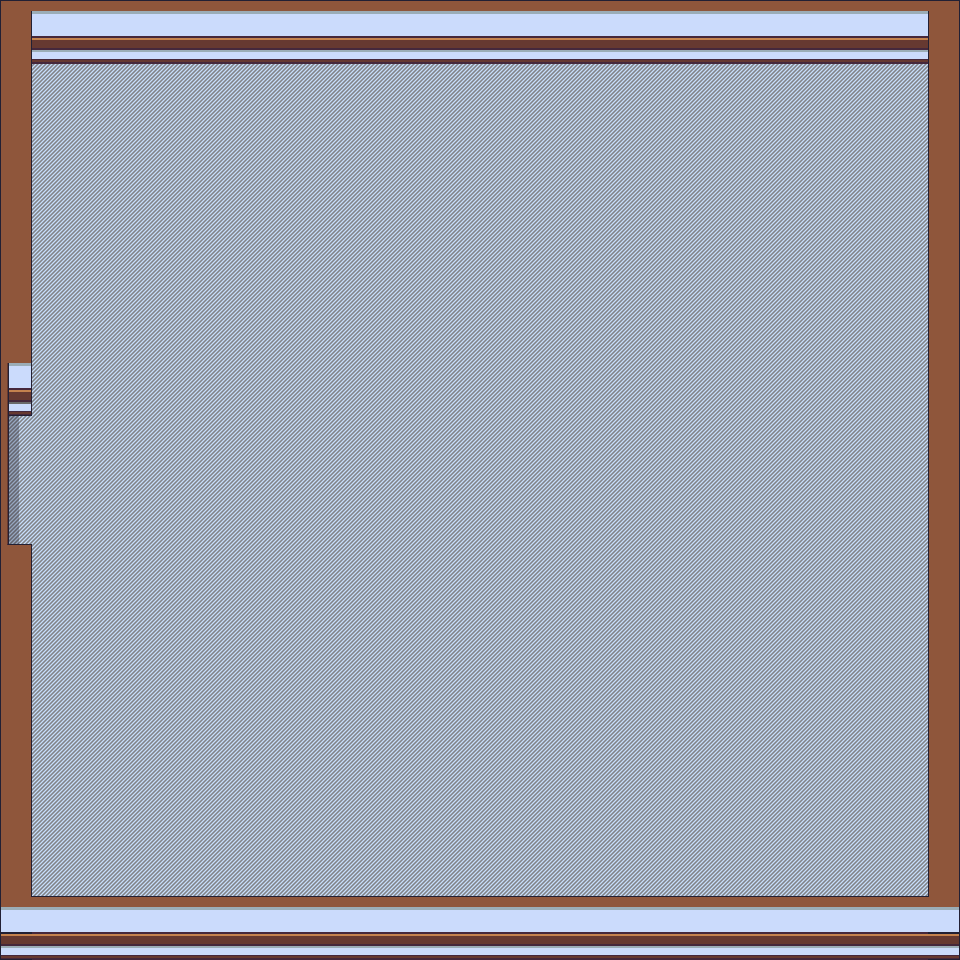

Rendered tile map (Tiled .tmx) drawn with the repository's tilesets; below, a short description and the map source with its tile grids summarised:
An orthogonal 30x30 tile map with 32x32 px tiles, 2 tile layers (Floor, Walls), 8 hidden layers not drawn, 7 tilesets.

<map version="1.4" tiledversion="1.4.2" orientation="orthogonal" renderorder="right-down" width="30" height="30" tilewidth="32" tileheight="32" infinite="0" nextlayerid="14" nextobjectid="1">
 <tileset firstgid="1" source="../../tilesets/Gather Walls Interior 1.x.tsx" />
 <tileset firstgid="2001" source="../../tilesets/Gather Floors 1.x.tsx" />
 <tileset firstgid="4561" source="../../tilesets/Gather Decoration 1.x.tsx" />
 <tileset firstgid="10321" source="../../tilesets/Gather Tables 1.x.tsx" />
 <tileset firstgid="11127" source="../../tilesets/Gather Chairs 1.x.tsx" />
 <tileset firstgid="11527" source="../../tilesets/Gather Swatches 1.x.tsx" />
 <tileset firstgid="11727" source="../../tilesets/Gather Plants 1.x.tsx" />
 <layer id="2" name="Floor" width="30" height="30">
  <data>[900 cells, 900 non-empty, 4 distinct tile ids]</data>
 </layer>
 <group id="7" name="Attempt 1" visible="0">
  <layer id="5" name="Floor 2" width="30" height="30">
   <data>[900 cells, 566 non-empty, 5 distinct tile ids]</data>
  </layer>
  <layer id="6" name="Floor 2 Texture (50%)" width="30" height="30" opacity="0.5">
   <data>[900 cells, 508 non-empty, 8 distinct tile ids]</data>
  </layer>
  <layer id="4" name="L1" width="30" height="30">
   <data>[900 cells, 299 non-empty, 13 distinct tile ids]</data>
  </layer>
 </group>
 <group id="8" name="Attempt 2">
  <layer id="10" name="Floor 2" width="30" height="30" visible="0">
   <data>[900 cells, 576 non-empty, 3 distinct tile ids]</data>
  </layer>
  <layer id="12" name="Floor 2 Extra" width="30" height="30" visible="0">
   <data>[900 cells, 48 non-empty, 2 distinct tile ids]</data>
  </layer>
  <layer id="13" name="Floor 3 Extra" width="30" height="30" visible="0">
   <data>[900 cells, 60 non-empty, 2 distinct tile ids]</data>
  </layer>
  <layer id="11" name="Floor 2 Texture (50%)" width="30" height="30" visible="0" opacity="0.5">
   <data>[900 cells, 320 non-empty, 8 distinct tile ids]</data>
  </layer>
  <layer id="9" name="L1" width="30" height="30" visible="0">
   <data>[900 cells, 288 non-empty, 9 distinct tile ids]</data>
  </layer>
 </group>
 <layer id="1" name="Walls" width="30" height="30">
  <data>[900 cells, 172 non-empty, 13 distinct tile ids]</data>
 </layer>
</map>
